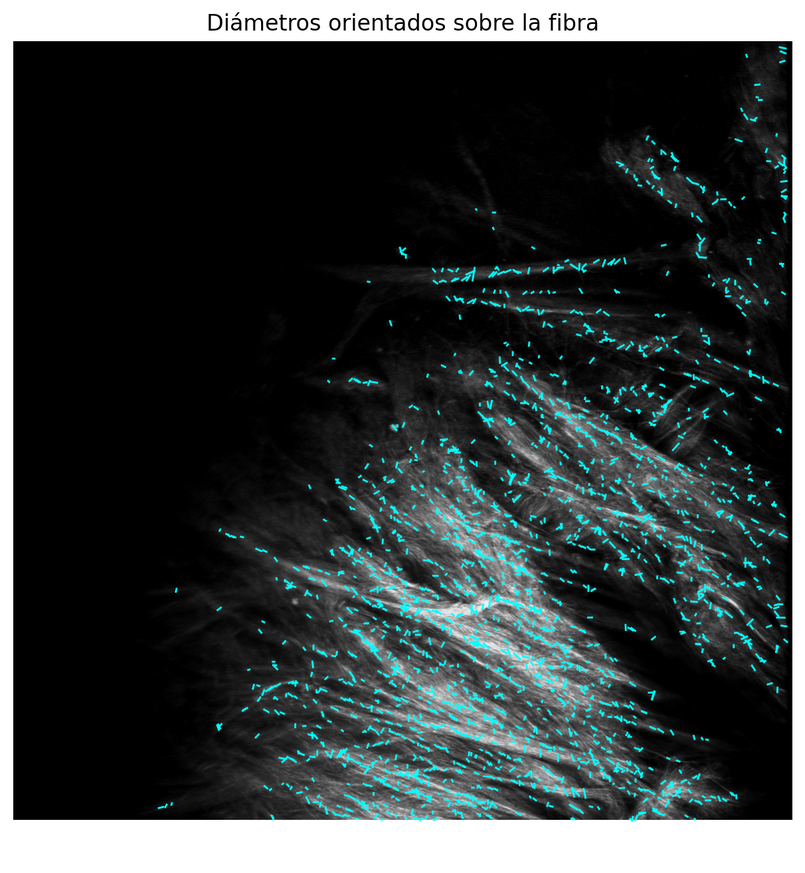
#> input picture fiber_viz/viz_diametros_IVM4101#_TI_25XW_Rhodopsin_Au.png, 805 x 873 px, shrunk from 1212 x 1314 before the run, given as the content of the folder C:/Users/danwo/Desktop/ZS0001_TI_25XW_Rhodopsin_Au, which was not available
$ jupyter execute diameter_fibers.ipynb   (text cells are left out)
#> lines starting #> are read from the running program, lines starting #| are printed output that depends on the picture; after the words box and inside, x2 and y2 are one past the last pixel; in counts of white or black regions, pixels touching at a corner belong together; pictures that were not available may be replaced by others from this repository, and a replacement may not be noted
[cell 1]
import cv2
import numpy as np
import os
import matplotlib.pyplot as plt
from skimage.morphology import skeletonize, remove_small_objects
from scipy.ndimage import distance_transform_edt
from skimage import measure, filters, segmentation
import pandas as pd
import tqdm

def analyze_fiber_diameters(image_folder, output_csv="fiber_diameters.csv", min_diameter=3, max_diameter=100):
    """
    Analiza automáticamente diámetros de fibras en un conjunto de imágenes
    :param image_folder: Carpeta con imágenes (TIFF, PNG, JPG)
    :param output_csv: Archivo CSV de salida con resultados
    :param min_diameter: Diámetro mínimo aceptable (píxeles)
    :param max_diameter: Diámetro máximo aceptable (píxeles)
    :return: DataFrame con resultados y gráficos estadísticos
    """
#> called with output_csv = 'resultados_diametros.csv', min_diameter = 3, max_diameter = 100
    # Configuración
    results = []
    valid_extensions = ('.tif', '.tiff', '.png', '.jpg', '.jpeg')

    # Procesar cada imagen
    for filename in tqdm.tqdm(os.listdir(image_folder)):
        if not filename.lower().endswith(valid_extensions):
            continue

        img_path = os.path.join(image_folder, filename)
        img = cv2.imread(img_path, cv2.IMREAD_GRAYSCALE)

        if img is None:
            continue

        # Preprocesamiento avanzado
        denoised = cv2.fastNlMeansDenoising(img, None, h=15, templateWindowSize=7, searchWindowSize=21)
        equalized = cv2.createCLAHE(clipLimit=3.0, tileGridSize=(8,8)).apply(denoised)
        blurred = cv2.GaussianBlur(equalized, (5, 5), 0)

        # Binarización adaptativa
        binary = cv2.adaptiveThreshold(
            blurred, 255, cv2.ADAPTIVE_THRESH_GAUSSIAN_C,
            cv2.THRESH_BINARY_INV, 51, 7
        )
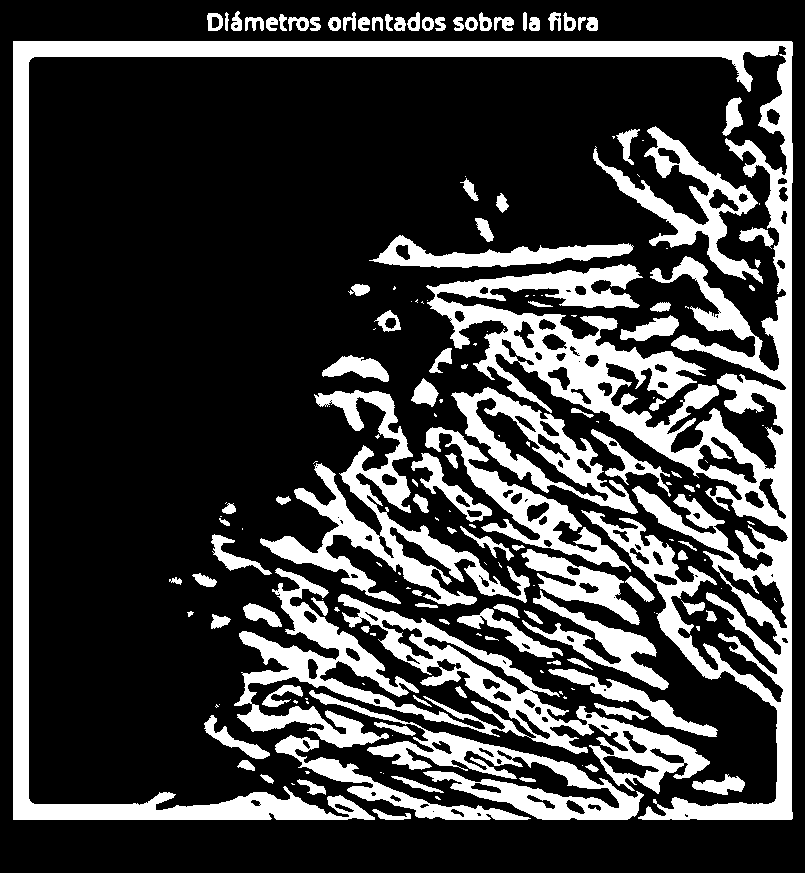
#> binary: shape (873, 805); 25.4% white; 181 white regions (74 under 20 px), largest, box (x1, y1, x2, y2) and area: (13, 41, 793, 820) 82439, (234, 568, 710, 794) 21844, (260, 390, 530, 606) 12616

        # Limpieza morfológica
        kernel = np.ones((3,3), np.uint8)
        cleaned = cv2.morphologyEx(binary, cv2.MORPH_OPEN, kernel, iterations=1)
#> cleaned: shape (873, 805); 24.9% white; 160 white regions (25 under 20 px), largest, box (x1, y1, x2, y2) and area: (13, 41, 793, 820) 73753, (260, 390, 530, 606) 12121, (368, 730, 643, 820) 7650
        cleaned = cv2.morphologyEx(cleaned, cv2.MORPH_CLOSE, kernel, iterations=2)
#> cleaned: shape (873, 805); 26.1% white; 71 white regions (13 under 20 px), largest, box (x1, y1, x2, y2) and area: (13, 41, 793, 820) 130686, (260, 390, 530, 608) 12955, (235, 568, 478, 735) 8860

        # Eliminar objetos pequeños
        cleaned = remove_small_objects(cleaned.astype(bool), min_size=50)

        # Esqueletización y transformada de distancia
        skeleton = skeletonize(cleaned)
#> skeleton: shape (873, 805) bool; 2.5% white in thin lines or dots, all inside (x1, y1, x2, y2) = (20, 13, 790, 818)
        dist_transform = distance_transform_edt(cleaned)
        skeleton_dist = dist_transform * skeleton
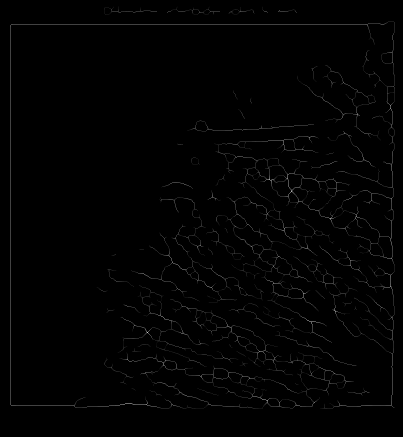
#> skeleton_dist: shape (873, 805) float64 (shown at 1/2 size); min 0, max 15.52, mean 0.134; drawn with min black and max white

        # Calcular diámetros (2 * radio)
        diameters = 2 * skeleton_dist[skeleton_dist > 0]
#> diameters = 17454 values, max 31.05 at index 5146, min 2 at index 0, mean 10.79

        # Filtrar diámetros válidos
        valid_diameters = diameters[(diameters > min_diameter) & (diameters < max_diameter)]
#> valid_diameters = 17170 values, max 31.05 at index 5106, min 4 at index 0, mean 10.93

        if len(valid_diameters) > 0:
            # Estadísticas
            stats = {
                'filename': filename,
                'mean_diameter': np.mean(valid_diameters),
                'median_diameter': np.median(valid_diameters),
                'std_diameter': np.std(valid_diameters),
                'min_diameter': np.min(valid_diameters),
                'max_diameter': np.max(valid_diameters),
                'fiber_count': len(valid_diameters)
            }
            results.append(stats)

    # Generar reporte
    df = pd.DataFrame(results)
#> df = table of 1 rows and 7 columns
    df.to_csv(output_csv, index=False)

    # Gráficos estadísticos
    if not df.empty:
        plt.figure(figsize=(12, 8))

        plt.subplot(221)
        df['mean_diameter'].plot(kind='hist', bins=20, alpha=0.7)
        plt.title('Distribución de Diámetros Promedio')
        plt.xlabel('Diámetro (px)')

        plt.subplot(222)
        plt.scatter(df.index, df['median_diameter'], c=df['fiber_count'], cmap='viridis')
        plt.colorbar(label='Número de Fibras')
        plt.title('Diámetro Mediano por Imagen')
        plt.ylabel('Diámetro (px)')

        plt.subplot(223)
        df.boxplot(column=['mean_diameter', 'median_diameter'])
        plt.title('Comparación de Métricas')

        plt.subplot(224)
        fiber_counts = df['fiber_count'].value_counts()
        plt.pie(fiber_counts, labels=fiber_counts.index, autopct='%1.1f%%', startangle=90)
        plt.title('Distribución de Conteo de Fibras')

        plt.tight_layout()
        plt.savefig('fiber_diameter_stats.png', dpi=300)
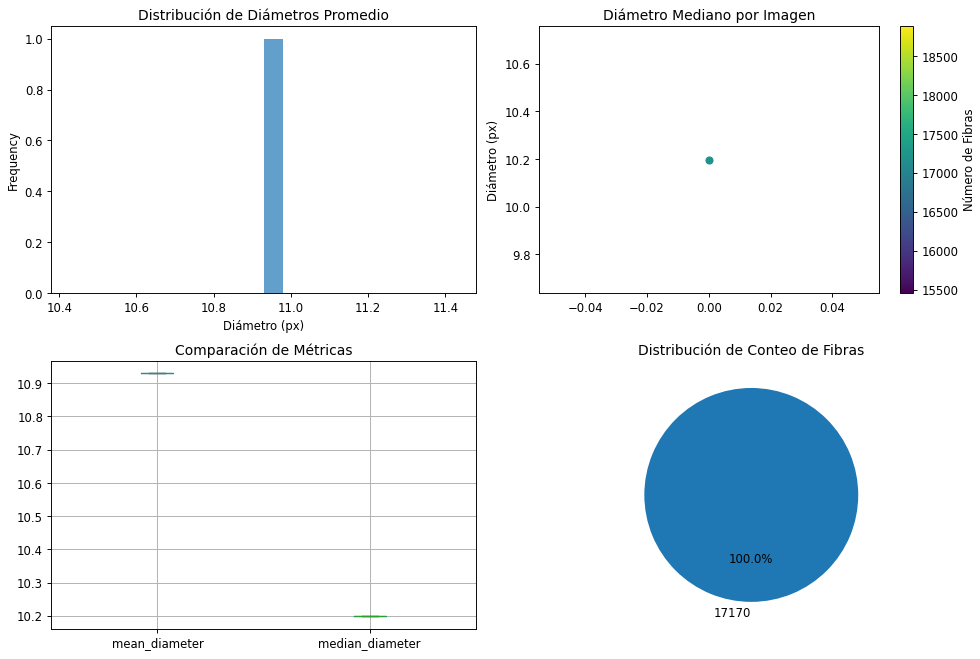
#> figure drawn by matplotlib, 5 panels; panel 1: tallest bar 1 high, from x = 10.93 to 10.98

    return df

# Uso =============================================
if __name__ == "__main__":
    # Configurar estos parámetros según tus imágenes
    IMAGE_FOLDER = r"C:\\Users\\danwo\Desktop\\ZS0001_TI_25XW_Rhodopsin_Au"
    RESULTS_CSV = "resultados_diametros.csv"

    df_results = analyze_fiber_diameters(IMAGE_FOLDER, output_csv=RESULTS_CSV)
#> df_results = table of 1 rows and 7 columns
    print(f"Análisis completado! Resultados guardados en {RESULTS_CSV}")
    print(f"Resumen estadístico:\n{df_results.describe()}")
#> (printed output is left out)

[cell 2]
import cv2
import numpy as np
from skimage.morphology import skeletonize
from skimage import measure
import matplotlib.pyplot as plt
from scipy.ndimage import gaussian_filter

def estimate_diameters_by_cross_section(binary_image, step=10, window=5):
    """
    Estima diámetros a lo largo del esqueleto usando líneas perpendiculares.
    """
#> called with step = 10, window = 5
    # Esqueletizar
    skeleton = skeletonize(binary_image)
#> skeleton: shape (873, 805) bool; 1.7% white in thin lines or dots
    yx_coords = np.column_stack(np.where(skeleton))
#> yx_coords = 12296 pairs, first value 6 to 846, second value 6 to 798

    # Suavizar contorno para estimar dirección
    smoothed = gaussian_filter(skeleton.astype(float), sigma=2)
    gy, gx = np.gradient(smoothed)
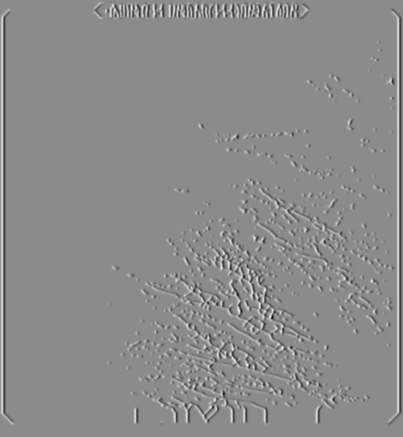
#> gx: shape (873, 805) float64 (shown at 1/2 size); min -0.0929, max 0.0772, mean 1.24e-09; drawn with min black and max white

    diameters = []
    for i in range(0, len(yx_coords), step):
        y, x = yx_coords[i]

        # Dirección perpendicular
        dx = -gy[y, x]
        dy = gx[y, x]
        norm = np.hypot(dx, dy)
        if norm == 0:
            continue
        dx /= norm
        dy /= norm

        # Trazar línea en ambas direcciones desde el punto del esqueleto
        length = 0
        for sign in [-1, 1]:
            for l in range(1, 50):  # máx 50 píxeles hacia afuera
                xi = int(round(x + sign * dx * l))
                yi = int(round(y + sign * dy * l))
                if 0 <= xi < binary_image.shape[1] and 0 <= yi < binary_image.shape[0]:
                    if not binary_image[yi, xi]:  # alcanzó el borde
                        break
                else:
                    break
                length += 1

        diameter = length
        if diameter > 0:
            diameters.append(diameter)
#> this loop made 1230 passes
#> (i, y, x, dx, dy, norm, diameter) on passes 3 to 5: (20, 6, 545, -0.981, 0.192, 0.0242, 82), (30, 6, 555, -0.659, 0.752, 0.00393, 33), (40, 7, 226, -0.932, 0.362, 0.0283, 69)

    return np.array(diameters)

# ==== USO ====
if __name__ == "__main__":
    img = cv2.imread("C:\\Users\\danwo\\Desktop\\ZS0001_TI_25XW_Rhodopsin_Au\\IVM4101#_TI_25XW_Rhodopsin_Au.png", cv2.IMREAD_GRAYSCALE)
    blurred = cv2.GaussianBlur(img, (5,5), 0)
    _, binary = cv2.threshold(blurred, 0, 255, cv2.THRESH_BINARY + cv2.THRESH_OTSU)
    binary = binary.astype(bool)

    diameters = estimate_diameters_by_cross_section(binary)

    plt.hist(diameters, bins=20)
    plt.title("Distribución de Diámetros Estimados")
    plt.xlabel("Diámetro (px)")
    plt.ylabel("Frecuencia")
    plt.show()
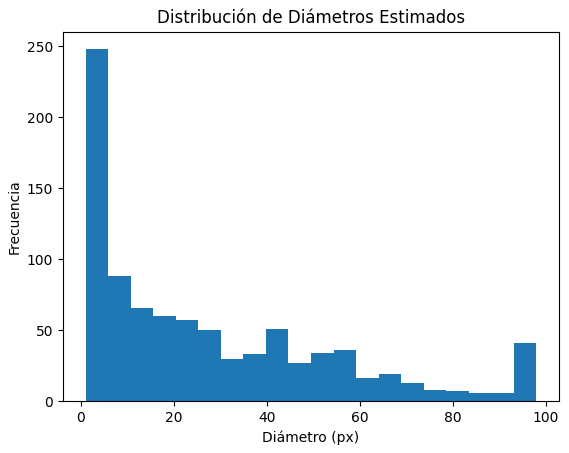
#> figure drawn by matplotlib, 1 panel; tallest bar 248 high, from x = 1 to 5.85

[cell 3]
import cv2
import numpy as np
import os
import matplotlib.pyplot as plt
from skimage.morphology import skeletonize
from scipy.ndimage import gaussian_filter

def visualize_fiber_diameters(image, binary, step=15, window=5, max_length=50, save_path=None):
    """
    Visualiza el esqueleto y los diámetros estimados sobre la imagen original.
    """
#> called with step = 20, window = 5, max_length = 50
    skeleton = skeletonize(binary)
    yx_coords = np.column_stack(np.where(skeleton))
    smoothed = gaussian_filter(skeleton.astype(float), sigma=2)
    gy, gx = np.gradient(smoothed)

    fig, ax = plt.subplots(figsize=(8,8))
    ax.imshow(image, cmap='gray')
    ax.imshow(skeleton, cmap='Reds', alpha=0.4)

    for i in range(0, len(yx_coords), step):
        y, x = yx_coords[i]
        dx = -gy[y, x]
        dy = gx[y, x]
        norm = np.hypot(dx, dy)
        if norm == 0:
            continue
        dx /= norm
        dy /= norm

        # Buscar borde en ambas direcciones
        length_pos = 0
        for l in range(1, max_length):
            xi = int(round(x + dx * l))
            yi = int(round(y + dy * l))
            if 0 <= xi < binary.shape[1] and 0 <= yi < binary.shape[0]:
                if not binary[yi, xi]:
                    break
            else:
                break
            length_pos += 1

        length_neg = 0
        for l in range(1, max_length):
            xi = int(round(x - dx * l))
            yi = int(round(y - dy * l))
            if 0 <= xi < binary.shape[1] and 0 <= yi < binary.shape[0]:
                if not binary[yi, xi]:
                    break
            else:
                break
            length_neg += 1

        # Coordenadas de los extremos de la línea de diámetro
        x1 = x - dx * length_neg
        y1 = y - dy * length_neg
        x2 = x + dx * length_pos
        y2 = y + dy * length_pos

        ax.plot([x1, x2], [y1, y2], color='lime', linewidth=2, alpha=0.7)
        ax.scatter([x], [y], color='blue', s=10)
#> this loop made 615 passes
#> i on passes 2 to 4: 20, 40, 60

    ax.set_title("Validación visual de diámetros de fibras")
    ax.axis('off')
    if save_path:
        plt.savefig(save_path, dpi=200, bbox_inches='tight')
    plt.show()

# ==== USO EN UN STACK ====
folder = r"C:\\Users\\danwo\Desktop\\ZS0001_TI_25XW_Rhodopsin_Au"
files = sorted([f for f in os.listdir(folder) if f.endswith(('.png','.tif','.jpg'))])

for idx, fname in enumerate(files[:5]):  # Cambia el rango para más imágenes
    img_path = os.path.join(folder, fname)
    img = cv2.imread(img_path, cv2.IMREAD_GRAYSCALE)
    blurred = cv2.GaussianBlur(img, (5,5), 0)
    _, binary = cv2.threshold(blurred, 0, 255, cv2.THRESH_BINARY + cv2.THRESH_OTSU)
    binary = binary.astype(bool)
    print(f"Mostrando validación para: {fname}")
    visualize_fiber_diameters(img, binary, step=20)

[cell 4]
import cv2
import numpy as np
import os
import matplotlib.pyplot as plt
from skimage.morphology import skeletonize, remove_small_objects
from scipy.ndimage import distance_transform_edt
from skimage import measure, color, segmentation
import pandas as pd
import tqdm
from matplotlib.colors import LinearSegmentedColormap
from scipy.ndimage import gaussian_filter


def show_diameters_oriented(img, skeleton, diameters, step=20, max_len=300, save_path=None):
    """
    Dibuja sobre la imagen original las líneas de diámetro orientadas perpendicularmente al eje local.

    :param img: 2D array, imagen original en gris.
    :param skeleton: bool array, máscara de esqueleto.
    :param diameters: float array, 2*radio en cada píxel del esqueleto.
    :param step: int, muestreo sobre los puntos del esqueleto.
    :param max_len: int, longitud máxima (en px) de la línea de diámetro.
    :param save_path: str o None, ruta donde guardar la figura.
    """
    # 1) Suavizamos el esqueleto para poder derivar
    sk_f = gaussian_filter(skeleton.astype(float), sigma=1.5)
    gy, gx = np.gradient(sk_f)   # (dy, dx) ≈ dirección tangente

    # 2) Preparamos plot
    yx = np.column_stack(np.where(skeleton))
    fig, ax = plt.subplots(figsize=(8,8))
    ax.imshow(img, cmap='gray')
    ax.axis('off')
    ax.set_title("Diámetros orientados sobre la fibra")

    # 3) Recorremos con un stride para no saturar
    for (y, x) in yx[::step]:
        d = diameters[y, x]
        if d <= 0:
            continue

        # 4) La tangente viene de (gx, gy); la normal es (-gy, gx)
        tx, ty = gx[y, x], gy[y, x]
        norm = np.hypot(tx, ty)
        if norm == 0:
            continue
        tx, ty = tx/norm, ty/norm
        nx, ny = -ty, tx

        # 5) Definimos medio-largo de la línea
        half = min(d/2, max_len/2)

        # 6) Endpoints centrados en (x,y)
        x0, y0 = x - nx*half, y - ny*half
        x1, y1 = x + nx*half, y + ny*half

        # 7) Dibujamos en cyan
        ax.plot([x0, x1], [y0, y1], color='cyan', linewidth=1)

    if save_path:
        plt.savefig(save_path, dpi=200, bbox_inches='tight')
    plt.show()


def analyze_fiber_diameters(image_folder, output_csv="fiber_diameters.csv",
                           min_diameter=3, max_diameter=100,
                           viz_folder="fiber_viz"):
    """
    Analiza automáticamente diámetros de fibras con visualización
    """
#> called with output_csv = 'resultados_diametros.csv', min_diameter = 3, max_diameter = 100, viz_folder = 'visualizaciones'
    # Crear carpeta para visualizaciones
    os.makedirs(viz_folder, exist_ok=True)

    results = []
    valid_extensions = ('.tif', '.tiff', '.png', '.jpg', '.jpeg')

    # Procesar cada imagen
    for filename in tqdm.tqdm(os.listdir(image_folder)):
        if not filename.lower().endswith(valid_extensions):
            continue

        img_path = os.path.join(image_folder, filename)
        img = cv2.imread(img_path, cv2.IMREAD_GRAYSCALE)

        if img is None:
            continue

        # Preprocesamiento
        denoised = cv2.fastNlMeansDenoising(img, None, h=15, templateWindowSize=7, searchWindowSize=21)
        equalized = cv2.createCLAHE(clipLimit=3.0, tileGridSize=(8,8)).apply(denoised)
        blurred = cv2.GaussianBlur(equalized, (5, 5), 0)


        #Pipeline si no se invierte detecta las fibras como regiones oscuras debido (cv2.ADAPTIVE_THRESH_GAUSSIAN_C con cv2.THRESH_BINARY_INV)
        #Es por ello que es necesario en nuestro caso invertir la imagen antes de binarizarla.
        # INVERTIR la imagen para que las fibras brillantes sean primer plano
        inverted = cv2.bitwise_not(blurred)

        # Binarización adaptativa
        binary = cv2.adaptiveThreshold(
            inverted, 255, cv2.ADAPTIVE_THRESH_GAUSSIAN_C,
            cv2.THRESH_BINARY_INV, 51, 7
        )
#> binary: shape (873, 805); 19.9% white; 373 white regions (76 under 20 px), largest, box (x1, y1, x2, y2) and area: (0, 2, 805, 835) 49393, (216, 526, 661, 722) 12792, (496, 355, 741, 500) 4112


        # Limpieza morfológica
        kernel = np.ones((3,3), np.uint8)
        cleaned = cv2.morphologyEx(binary, cv2.MORPH_OPEN, kernel, iterations=1)
#> cleaned: shape (873, 805); 19.4% white; 375 white regions (50 under 20 px), largest, box (x1, y1, x2, y2) and area: (0, 2, 805, 835) 47201, (216, 526, 649, 722) 10125, (497, 355, 741, 499) 4066
        cleaned = cv2.morphologyEx(cleaned, cv2.MORPH_CLOSE, kernel, iterations=2)
#> cleaned: shape (873, 805); 20.6% white; 191 white regions (17 under 20 px), largest, box (x1, y1, x2, y2) and area: (0, 0, 805, 835) 68775, (216, 435, 712, 744) 20289, (455, 355, 781, 654) 17831

        # Eliminar objetos pequeños
        cleaned_bool = cleaned.astype(bool)
        cleaned_bool = remove_small_objects(cleaned_bool, min_size=50)
#> cleaned_bool: shape (873, 805) bool; 20.3% white; 130 white regions, largest, box (x1, y1, x2, y2) and area: (0, 0, 805, 835) 68710, (216, 435, 712, 744) 20250, (455, 355, 781, 654) 17831
        cleaned = cleaned_bool.astype(np.uint8) * 255

        # Esqueletización y transformada de distancia
        skeleton = skeletonize(cleaned_bool)
#> skeleton: shape (873, 805) bool; 2.2% white in thin lines or dots
        dist_transform = distance_transform_edt(cleaned_bool)
        skeleton_dist = dist_transform * skeleton

        # Calcular diámetros (2 * radio)
        diameters = 2 * skeleton_dist

        # Filtrar diámetros válidos
        valid_mask = (diameters > min_diameter) & (diameters < max_diameter) & skeleton
#> valid_mask: shape (873, 805) bool; 2.1% white in thin lines or dots
        valid_diameters = diameters[valid_mask]


        # Generar visualización de diámetros superpuestos
        viz_diam_path = os.path.join(viz_folder, f"viz_diametros_{os.path.splitext(filename)[0]}.png")
        show_diameters_oriented(img, skeleton, diameters, step=20, save_path=viz_diam_path)
#> in show_diameters_oriented, `sk_f = gaussian_filter(skeleton.astype(float), sigma=1.5)`:
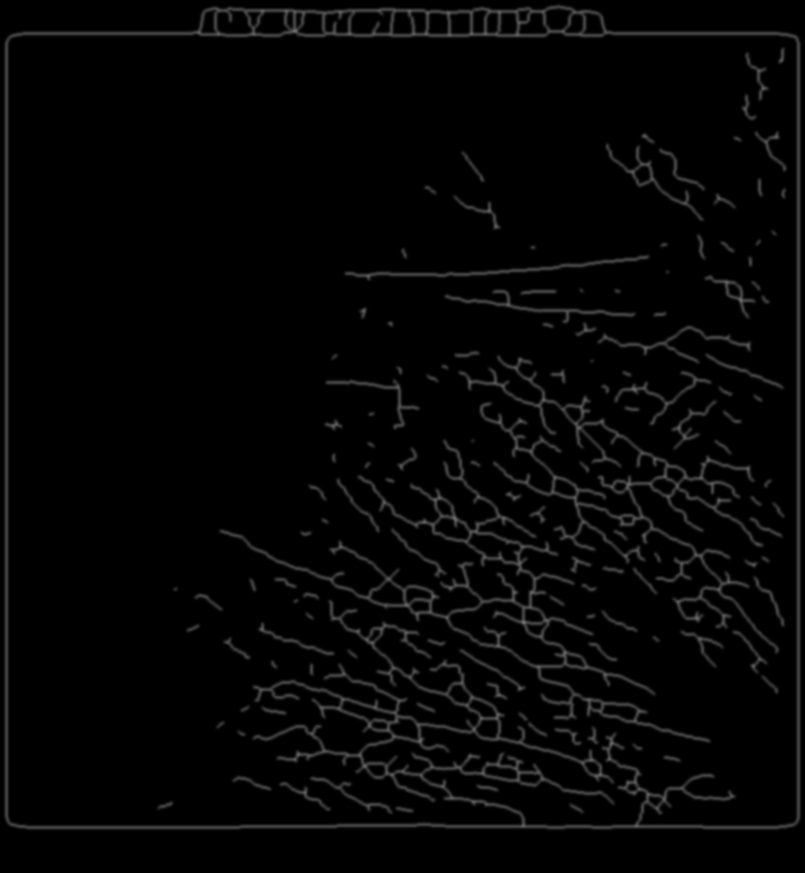
#> sk_f: shape (873, 805) float64; min 0, max 0.446, mean 0.0215
#> (the rest of the program and of its run is left out)
